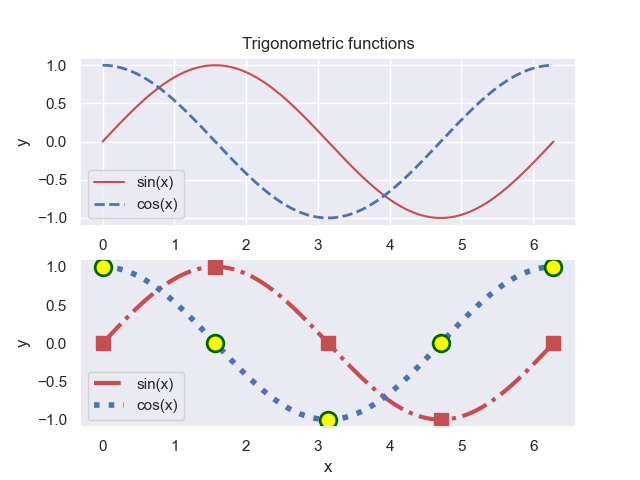

Write the Python code that produced this figure.
#--------------------------------------------------------
#   CH_12_6_3_EX_2_Pyplot_Lines_Continuous_Functions.py
#--------------------------------------------------------
import numpy as np
import matplotlib.pyplot as plt
#
x = np.linspace(0., 2.*np.pi, 361)
y1 = np.sin(x)
y2 = np.cos(x)
xm = [0., 0.5*np.pi, np.pi, 1.5*np.pi, 2*np.pi]
y1m = np.sin(xm)
y2m = np.cos(xm)
#
fig0 = plt.figure(0)
#----- 繪製曲線圖 (線) (line)
plt.subplot(2,1,1)
plt.plot(x, y1, 'r-', label = 'sin(x)')
plt.plot(x, y2, 'b--', lw = 2, label = 'cos(x)')
plt.legend(loc = 'best')
plt.xlabel('x')
plt.ylabel('y')
plt.title('Trigonometric functions')
#----- 繪製曲線圖 (線+符號) (line + marker)
plt.subplot(2,1,2)
plt.plot(x, y1, 'r-.', lw = 3, label = 'sin(x)')
plt.plot(x, y2, 'b:', lw = 4, label = 'cos(x)')
plt.plot(xm, y1m, 'rs', markersize = 10)
plt.plot(xm, y2m, 'bo', markersize = 12, mfc = 'yellow', mec = 'darkgreen',\
         mew = 2)
plt.legend(loc = 'best')
plt.grid()
plt.legend(loc = 'best')
plt.xlabel('x')
plt.ylabel('y')
#
plt.savefig('CH_12_6_3_EX_2_Pyplot_Lines_Continuous_Functions.png')
plt.show()

































































	


